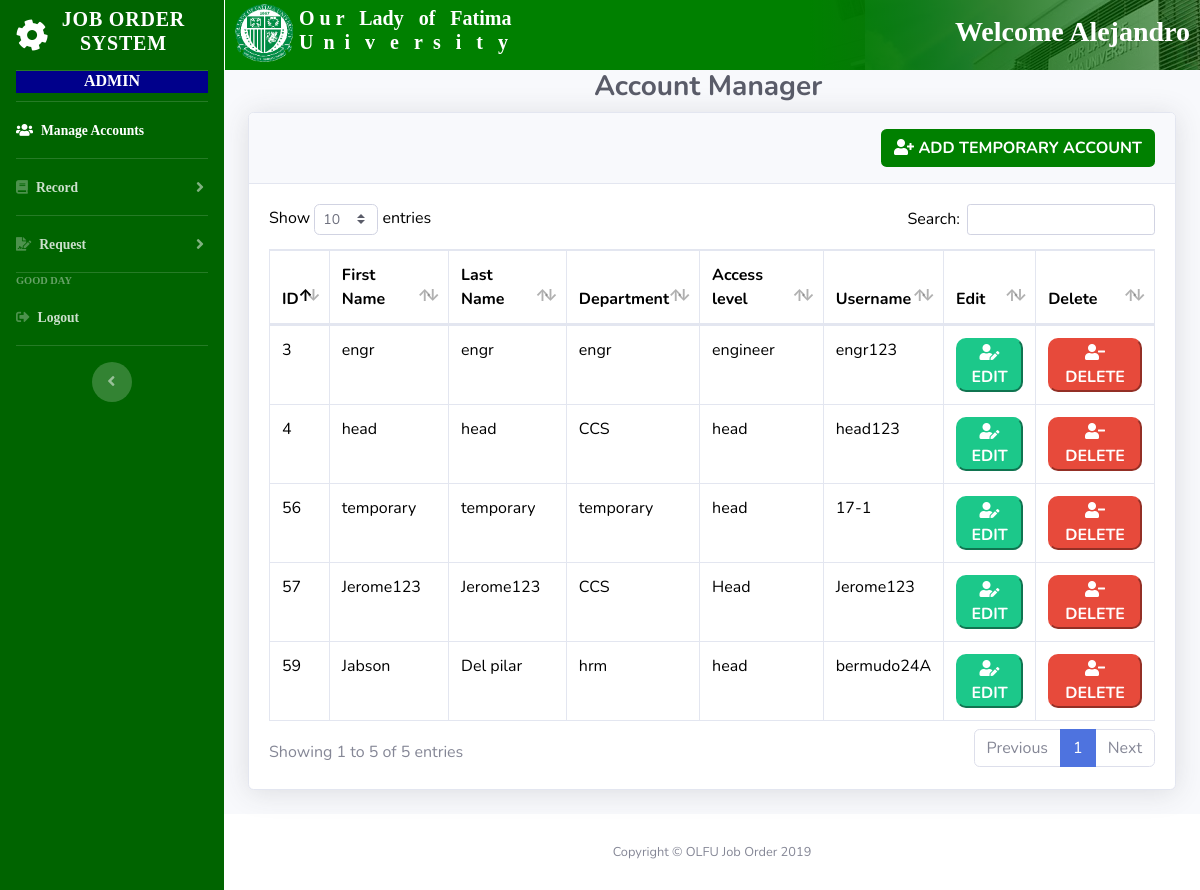
Screenshot of /Admin-ManageAccount.php (signed in) with the database file from the repository.
### tables this page shows
CREATE TABLE `account` (
  `ID` int(255) NOT NULL,
  `firstname` char(255) NOT NULL,
  `lastname` char(255) NOT NULL,
  `department` char(255) NOT NULL,
  `access_level` char(255) NOT NULL,
  `username` varchar(255) NOT NULL,
  `password` varchar(255) NOT NULL
);

### Admin-ManageAccount.php (the view, shortened to what this page needs)
<?php
$user = $_SESSION['USERNAME'];
include 'include/isset.php';
$fname = "";
$all = mysqli_query($conn,'SELECT * FROM account WHERE USERNAME="'.$user.'" ');
if(mysqli_num_rows($all) > 0)
{
  $fname = "";
  while ($row = mysqli_fetch_assoc($all))
  {
    $fname = $row["firstname"];
  }
}
?>
<!DOCTYPE html>
<html lang="en">
<head>
  <link href="vendor/fontawesome-free/css/all.min.css" rel="stylesheet" type="text/css">
  <link href="css/sb-admin-2.min.css" rel="stylesheet">
  <link rel="stylesheet" type="text/css" href="css/allheader.css">
  <link href="vendor/datatables/dataTables.bootstrap4.min.css" rel="stylesheet">
</head>
<body id="page-top">
  <div id="wrapper">
    <ul class="navbar-nav  sidebar sidebar-dark accordion" id="accordionSidebar" style="background-color:darkgreen;">
      <a class="sidebar-brand d-flex align-items-center justify-content-center" href="Reports-Admin.php">
        <div class="sidebar-brand-icon rotate-n-15 ">
          <i class="fas fa-cog fa-spin" style=" float:left;  "></i>
        </div>
        <div class="sidebar-brand-text mx-3"><h5  style="margin-left:-10px; font-weight:bold; ">Job Order System</h5></div>
      </a>
      <div class="sidebar-heading">
         <h6 style="font-weight:bold; color:white; text-align:center; background-color:darkblue; height:22px; ">ADMIN</h6>
      </div>
      <hr class="sidebar-divider my-0">
      <li class="nav-item active">
        <a class="nav-link" href="Admin-ManageAccount.php">
          <i class="fas fa-users"></i>
          <span>Manage Accounts</span></a>
      </li>
      <hr class="sidebar-divider my-0">
      <li class="nav-item">
        <a class="nav-link collapsed" href="#" data-toggle="collapse" data-target="#collapseTwo" aria-expanded="true" aria-controls="collapseUtilities">
          <i class="fas fa-book"></i>
          <span>Record</span>
        </a>
      </li>
      <hr class="sidebar-divider my-0">
      <li class="nav-item">
        <a class="nav-link collapsed" href="#" data-toggle="collapse" data-target="#collapseUtilities" aria-expanded="true" aria-controls="collapseUtilities">
          <i class="fas fa-file-signature"></i>
          <span>Request</span>
        </a>
      </li>
      <hr class="sidebar-divider my-0">
      <div class="sidebar-heading">
        Good day
      </div>
      <li class="nav-item " style="cursor: pointer;">
          <a class="nav-link"  data-toggle="modal" data-target="#logoutModal">
               <i class="fas fa-sign-out-alt"></i>
          <span>Logout</span>
          </a>
      </li>
      <hr class="sidebar-divider d-none d-md-block">
      <div class="text-center d-none d-md-inline">
        <button class="rounded-circle border-0" id="sidebarToggle"></button>
      </div>
    </ul>
    <div id="content-wrapper" class="d-flex flex-column">
      <div id="content">
         <div class="topbar-background">
              <nav class="nav-bar static-top navbar-expand topbar mb-4" style="background: linear-gradient(to left, rgb(0,100,0,.5),rgb(0,100,0,.8),green,green,green,green);">
                <div class="background">
                   <div class="logo-txt" aria-label="Search" aria-describedby="basic-addon2">
                      <img src="img/olfu_logo_white_burned.png" id="fat-logo">
                      <h1 style="color:white; font-family:times;  " id="fat-txt">O u r &nbsp Lady &nbsp of &nbsp Fatima <br> U&nbsp  n&nbsp i &nbsp v &nbsp e &nbsp r&nbsp s &nbsp i &nbsp t &nbsp y</h1>
                   </div>
                   <div class="name-position">
                      <span class="mr-2 d-none d-lg-inline margin" ><h3 style="color:white;font-weight:bold; font-family:times; margin-right:10px;margin-top:15px;"> <?php echo "Welcome"." ".$fname; ?></h3></span>
                   </div>
                </div>
              </nav>
          </div>
        <div class="container-fluid">
          <h1 class="h3 mb-2 text-gray-800" style="text-align:center; margin-left:23%; font-weight:bold;">Account Manager</h1>
          <div class="card shadow mb-4">
            <div class="card-header py-3">
              <button class="btn addi" data-toggle="modal" data-target="#AddModal" style="float:right; font-weight:bold;  color:white; background-color:green;"> <i class="fas fa-user-plus"></i> ADD TEMPORARY ACCOUNT</button>
            </div>
            <div class="card-body">
              <div class="table-responsive">
                <table class="table table-bordered" id="dataTable" width="100%" cellspacing="0">
                  <thead>
                    <tr>
                      <th>ID</th>
                      <th>First Name</th>
                      <th>Last Name</th>
                      <th>Department</th>
                      <th>Access level</th>
                      <th>Username</th>
                      <th>Edit</th>
                      <th>Delete</th>
                    </tr>
                  </thead>
                  <tbody>
                     <?php
                        $table = mysqli_query($conn,'SELECT * FROM account WHERE department<>"admin"');
                        if(mysqli_num_rows($table) > 0)
                          {
                             while ($row = mysqli_fetch_assoc($table))
                                {
                                  ?>
                    <tr>
                                  <td><?php echo $row["ID"]; ?></td>
                                  <td><?php echo $row["firstname"]; ?></td>
                                  <td><?php echo $row["lastname"]; ?></td>
                                  <td><?php echo $row["department"]; ?></td>
                                  <td><?php echo $row["access_level"]; ?></td>
                                 <td><?php echo $row["username"]; ?></td>
                      <td>
                        <button class="btn-success editbtn" style="font-weight:bold; border-radius:10px 10px 10px 10px;"><i class="fas fa-user-edit"></i>EDIT</button>
                      </td>
                      <td>
                        <button class="btn-danger deletebtn" style="font-weight:bold; border-radius:10px 10px 10px 10px;"><i class="fas fa-user-minus"></i> DELETE</button>
                      </td>
                    </tr>
                           <?php
                                   }
                                  }
                                ?>
                  </tbody>
                </table>
              </div>
            </div>
          </div>
      </div>
      <footer class="sticky-footer bg-white">
        <div class="container my-auto">
          <div class="copyright text-center my-auto">
            <span>Copyright &copy; OLFU Job Order 2019</span>
          </div>
        </div>
      </footer>
    </div>
  </div>
  </div>
</body>
</html>

### css/allheader.css (style rules this page uses)
.topbar-background { background-image: url("../img/xtra.jpg"); width:100%; height: 70px; border-left: 1px white solid; }
.nav-bar { height: 70px; }
.logo-txt, .name-position { position: static; display: inline-block; }
#fat-txt, #fat-logo { float: left; }
.name-position { float: right; }
#fat-logo { width: 70px; height: 60px; padding-left: 10px; margin-top: 4px; }
#fat-txt, #position-txt { font-size: 25px; }
#fat-txt { padding-left:4px; margin-top: 6px; font-size: 20px; font-weight: bold; }

### Admin-ManageAccount.php (style rules this page uses)
.sidebar { font-family: tahoma; font-weight: bold; }
th, td { color:black; }
::placeholder { font-weight: bold; color:white; text-align: center; }

### rows the page displays
account: firstname "Alejandro"
account: ID "3", firstname "engr", lastname "engr", department "engr", access_level "engineer", username "engr123"
account: ID "4", firstname "head", lastname "head", department "CCS", access_level "head", username "head123"
account: ID "56", firstname "temporary", lastname "temporary", department "temporary", access_level "head", username "17-1"
account: ID "57", firstname "Jerome123", lastname "Jerome123", department "CCS", access_level "Head", username "Jerome123"
account: ID "59", firstname "Jabson", lastname "Del pilar", department "hrm", access_level "head", username "bermudo24A"
